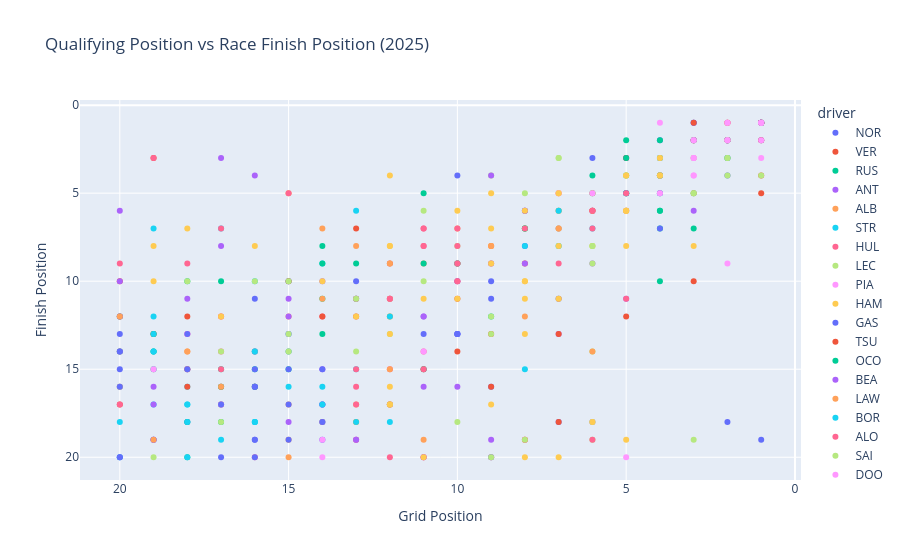

The cell this chart's notebook holds for it:
### Code cell
fig = px.scatter(
    results,
    x="grid_pos",
    y="finish_pos",
    color="driver",
    hover_data=["race_name","team"],
    title="Qualifying Position vs Race Finish Position (2025)",
    labels={"grid_pos": "Grid Position", "finish_pos": "Finish Position"}
)
fig.update_yaxes(autorange="reversed")
fig.update_xaxes(autorange="reversed")
fig.show()

### Figure 1 — Plotly figure (JSON) as saved in the notebook; plotly's stock layout.template omitted (floating-point values rounded to 4 significant figures)
{"data": [{"customdata": [["Australian Grand Prix", "McLaren"], ["Chinese Grand Prix", "McLaren"], ["Japanese Grand Prix", "McLaren"], ["Bahrain Grand Prix", "McLaren"], ["Saudi Arabian Grand Prix", "McLaren"], ["Miami Grand Prix", "McLaren"], ["Emilia Romagna Grand Prix", "McLaren"], ["Monaco Grand Prix", "McLaren"], ["Spanish Grand Prix", "McLaren"], ["Canadian Grand Prix", "McLaren"], ["Austrian Grand Prix", "McLaren"], ["British Grand Prix", "McLaren"], ["Belgian Grand Prix", "McLaren"], ["Hungarian Grand Prix", "McLaren"], ["Dutch Grand Prix", "McLaren"], ["Italian Grand Prix", "McLaren"], ["Azerbaijan Grand Prix", "McLaren"], ["Singapore Grand Prix", "McLaren"], ["United States Grand Prix", "McLaren"], ["Mexico City Grand Prix", "McLaren"], ["São Paulo Grand Prix", "McLaren"], ["Las Vegas Grand Prix", "McLaren"], ["Qatar Grand Prix", "McLaren"], ["Abu Dhabi Grand Prix", "McLaren"]], "hovertemplate": "driver=NOR<br>Grid Position=%{x}<br>Finish Position=%{y}<br>race_name=%{customdata[0]}<br>team=%{customdata[1]}<extra></extra>", "legendgroup": "NOR", "marker": {"color": "#636efa", "symbol": "circle"}, "mode": "markers", "name": "NOR", "orientation": "v", "showlegend": true, "type": "scatter", "x": [1.0, 3.0, 2.0, 6.0, 10.0, 2.0, 4.0, 1.0, 2.0, 7.0, 1.0, 3.0, 1.0, 3.0, 2.0, 2.0, 7.0, 5.0, 2.0, 1.0, 1.0, 1.0, 2.0, 2.0], "xaxis": "x", "y": [1.0, 2.0, 2.0, 3.0, 4.0, 2.0, 2.0, 1.0, 2.0, 18.0, 1.0, 1.0, 2.0, 1.0, 18.0, 2.0, 7.0, 3.0, 2.0, 1.0, 1.0, 19.0, 4.0, 3.0], "yaxis": "y"}, {"customdata": [["Australian Grand Prix", "Red Bull Racing"], ["Chinese Grand Prix", "Red Bull Racing"], ["Japanese Grand Prix", "Red Bull Racing"], ["Bahrain Grand Prix", "Red Bull Racing"], ["Saudi Arabian Grand Prix", "Red Bull Racing"], ["Miami Grand Prix", "Red Bull Racing"], ["Emilia Romagna Grand Prix", "Red Bull Racing"], ["Monaco Grand Prix", "Red Bull Racing"], ["Spanish Grand Prix", "Red Bull Racing"], ["Canadian Grand Prix", "Red Bull Racing"], ["Austrian Grand Prix", "Red Bull Racing"], ["British Grand Prix", "Red Bull Racing"], ["Belgian Grand Prix", "Red Bull Racing"], ["Hungarian Grand Prix", "Red Bull Racing"], ["Dutch Grand Prix", "Red Bull Racing"], ["Italian Grand Prix", "Red Bull Racing"], ["Azerbaijan Grand Prix", "Red Bull Racing"], ["Singapore Grand Prix", "Red Bull Racing"], ["United States Grand Prix", "Red Bull Racing"], ["Mexico City Grand Prix", "Red Bull Racing"], ["São Paulo Grand Prix", "Red Bull Racing"], ["Las Vegas Grand Prix", "Red Bull Racing"], ["Qatar Grand Prix", "Red Bull Racing"], ["Abu Dhabi Grand Prix", "Red Bull Racing"]], "hovertemplate": "driver=VER<br>Grid Position=%{x}<br>Finish Position=%{y}<br>race_name=%{customdata[0]}<br>team=%{customdata[1]}<extra></extra>", "legendgroup": "VER", "marker": {"color": "#EF553B", "symbol": "circle"}, "mode": "markers", "name": "VER", "orientation": "v", "showlegend": true, "type": "scatter", "x": [3.0, 4.0, 1.0, 7.0, 1.0, 1.0, 2.0, 4.0, 3.0, 2.0, 7.0, 1.0, 4.0, 8.0, 3.0, 1.0, 1.0, 2.0, 1.0, 5.0, 19.0, 2.0, 3.0, 1.0], "xaxis": "x", "y": [2.0, 4.0, 1.0, 6.0, 2.0, 4.0, 1.0, 4.0, 10.0, 2.0, 18.0, 5.0, 4.0, 9.0, 2.0, 1.0, 1.0, 2.0, 1.0, 3.0, 3.0, 1.0, 1.0, 1.0], "yaxis": "y"}, {"customdata": [["Australian Grand Prix", "Mercedes"], ["Chinese Grand Prix", "Mercedes"], ["Japanese Grand Prix", "Mercedes"], ["Bahrain Grand Prix", "Mercedes"], ["Saudi Arabian Grand Prix", "Mercedes"], ["Miami Grand Prix", "Mercedes"], ["Emilia Romagna Grand Prix", "Mercedes"], ["Monaco Grand Prix", "Mercedes"], ["Spanish Grand Prix", "Mercedes"], ["Canadian Grand Prix", "Mercedes"], ["Austrian Grand Prix", "Mercedes"], ["British Grand Prix", "Mercedes"], ["Belgian Grand Prix", "Mercedes"], ["Hungarian Grand Prix", "Mercedes"], ["Dutch Grand Prix", "Mercedes"], ["Italian Grand Prix", "Mercedes"], ["Azerbaijan Grand Prix", "Mercedes"], ["Singapore Grand Prix", "Mercedes"], ["United States Grand Prix", "Mercedes"], ["Mexico City Grand Prix", "Mercedes"], ["São Paulo Grand Prix", "Mercedes"], ["Las Vegas Grand Prix", "Mercedes"], ["Qatar Grand Prix", "Mercedes"], ["Abu Dhabi Grand Prix", "Mercedes"]], "hovertemplate": "driver=RUS<br>Grid Position=%{x}<br>Finish Position=%{y}<br>race_name=%{customdata[0]}<br>team=%{customdata[1]}<extra></extra>", "legendgroup": "RUS", "marker": {"color": "#00cc96", "symbol": "circle"}, "mode": "markers", "name": "RUS", "orientation": "v", "showlegend": true, "type": "scatter", "x": [4.0, 2.0, 5.0, 3.0, 3.0, 5.0, 3.0, 14.0, 4.0, 1.0, 5.0, 4.0, 6.0, 4.0, 5.0, 5.0, 5.0, 1.0, 4.0, 4.0, 6.0, 4.0, 4.0, 4.0], "xaxis": "x", "y": [3.0, 3.0, 5.0, 2.0, 5.0, 3.0, 7.0, 11.0, 4.0, 1.0, 5.0, 10.0, 5.0, 3.0, 4.0, 5.0, 2.0, 1.0, 6.0, 7.0, 4.0, 2.0, 6.0, 5.0], "yaxis": "y"}, {"customdata": [["Australian Grand Prix", "Mercedes"], ["Chinese Grand Prix", "Mercedes"], ["Japanese Grand Prix", "Mercedes"], ["Bahrain Grand Prix", "Mercedes"], ["Saudi Arabian Grand Prix", "Mercedes"], ["Miami Grand Prix", "Mercedes"], ["Emilia Romagna Grand Prix", "Mercedes"], ["Monaco Grand Prix", "Mercedes"], ["Spanish Grand Prix", "Mercedes"], ["Canadian Grand Prix", "Mercedes"], ["Austrian Grand Prix", "Mercedes"], ["British Grand Prix", "Mercedes"], ["Belgian Grand Prix", "Mercedes"], ["Hungarian Grand Prix", "Mercedes"], ["Dutch Grand Prix", "Mercedes"], ["Italian Grand Prix", "Mercedes"], ["Azerbaijan Grand Prix", "Mercedes"], ["Singapore Grand Prix", "Mercedes"], ["United States Grand Prix", "Mercedes"], ["Mexico City Grand Prix", "Mercedes"], ["São Paulo Grand Prix", "Mercedes"], ["Las Vegas Grand Prix", "Mercedes"], ["Qatar Grand Prix", "Mercedes"], ["Abu Dhabi Grand Prix", "Mercedes"]], "hovertemplate": "driver=ANT<br>Grid Position=%{x}<br>Finish Position=%{y}<br>race_name=%{customdata[0]}<br>team=%{customdata[1]}<extra></extra>", "legendgroup": "ANT", "marker": {"color": "#ab63fa", "symbol": "circle"}, "mode": "markers", "name": "ANT", "orientation": "v", "showlegend": true, "type": "scatter", "x": [16.0, 8.0, 6.0, 5.0, 5.0, 3.0, 13.0, 15.0, 6.0, 4.0, 9.0, 10.0, 19.0, 15.0, 11.0, 6.0, 4.0, 4.0, 7.0, 6.0, 2.0, 17.0, 5.0, 14.0], "xaxis": "x", "y": [4.0, 6.0, 6.0, 11.0, 6.0, 6.0, 19.0, 18.0, 18.0, 3.0, 19.0, 16.0, 16.0, 10.0, 16.0, 9.0, 4.0, 5.0, 13.0, 6.0, 2.0, 3.0, 5.0, 15.0], "yaxis": "y"}, {"customdata": [["Australian Grand Prix", "Williams"], ["Chinese Grand Prix", "Williams"], ["Japanese Grand Prix", "Williams"], ["Bahrain Grand Prix", "Williams"], ["Saudi Arabian Grand Prix", "Williams"], ["Miami Grand Prix", "Williams"], ["Emilia Romagna Grand Prix", "Williams"], ["Monaco Grand Prix", "Williams"], ["Spanish Grand Prix", "Williams"], ["Canadian Grand Prix", "Williams"], ["Austrian Grand Prix", "Williams"], ["British Grand Prix", "Williams"], ["Belgian Grand Prix", "Williams"], ["Hungarian Grand Prix", "Williams"], ["Dutch Grand Prix", "Williams"], ["Italian Grand Prix", "Williams"], ["Azerbaijan Grand Prix", "Williams"], ["Singapore Grand Prix", "Williams"], ["United States Grand Prix", "Williams"], ["Mexico City Grand Prix", "Williams"], ["São Paulo Grand Prix", "Williams"], ["Las Vegas Grand Prix", "Williams"], ["Qatar Grand Prix", "Williams"], ["Abu Dhabi Grand Prix", "Williams"]], "hovertemplate": "driver=ALB<br>Grid Position=%{x}<br>Finish Position=%{y}<br>race_name=%{customdata[0]}<br>team=%{customdata[1]}<extra></extra>", "legendgroup": "ALB", "marker": {"color": "#FFA15A", "symbol": "circle"}, "mode": "markers", "name": "ALB", "orientation": "v", "showlegend": true, "type": "scatter", "x": [6.0, 10.0, 9.0, 15.0, 11.0, 7.0, 7.0, 10.0, 11.0, 9.0, 12.0, 13.0, 5.0, 19.0, 15.0, 14.0, 19.0, 20.0, 18.0, 17.0, 12.0, 16.0, 14.0, 17.0], "xaxis": "x", "y": [5.0, 7.0, 9.0, 12.0, 9.0, 5.0, 5.0, 9.0, 19.0, 20.0, 17.0, 8.0, 6.0, 15.0, 5.0, 7.0, 13.0, 14.0, 14.0, 12.0, 11.0, 16.0, 11.0, 16.0], "yaxis": "y"}, {"customdata": [["Australian Grand Prix", "Aston Martin"], ["Chinese Grand Prix", "Aston Martin"], ["Japanese Grand Prix", "Aston Martin"], ["Bahrain Grand Prix", "Aston Martin"], ["Saudi Arabian Grand Prix", "Aston Martin"], ["Miami Grand Prix", "Aston Martin"], ["Emilia Romagna Grand Prix", "Aston Martin"], ["Monaco Grand Prix", "Aston Martin"], ["Canadian Grand Prix", "Aston Martin"], ["Austrian Grand Prix", "Aston Martin"], ["British Grand Prix", "Aston Martin"], ["Belgian Grand Prix", "Aston Martin"], ["Hungarian Grand Prix", "Aston Martin"], ["Dutch Grand Prix", "Aston Martin"], ["Italian Grand Prix", "Aston Martin"], ["Azerbaijan Grand Prix", "Aston Martin"], ["Singapore Grand Prix", "Aston Martin"], ["United States Grand Prix", "Aston Martin"], ["Mexico City Grand Prix", "Aston Martin"], ["São Paulo Grand Prix", "Aston Martin"], ["Las Vegas Grand Prix", "Aston Martin"], ["Qatar Grand Prix", "Aston Martin"], ["Abu Dhabi Grand Prix", "Aston Martin"]], "hovertemplate": "driver=STR<br>Grid Position=%{x}<br>Finish Position=%{y}<br>race_name=%{customdata[0]}<br>team=%{customdata[1]}<extra></extra>", "legendgroup": "STR", "marker": {"color": "#19d3f3", "symbol": "circle"}, "mode": "markers", "name": "STR", "orientation": "v", "showlegend": true, "type": "scatter", "x": [13.0, 14.0, 20.0, 19.0, 16.0, 18.0, 8.0, 19.0, 17.0, 16.0, 17.0, 16.0, 6.0, 19.0, 16.0, 14.0, 15.0, 19.0, 19.0, 14.0, 12.0, 18.0, 15.0], "xaxis": "x", "y": [6.0, 9.0, 20.0, 17.0, 16.0, 16.0, 15.0, 15.0, 17.0, 14.0, 7.0, 14.0, 7.0, 7.0, 18.0, 17.0, 13.0, 12.0, 14.0, 16.0, 18.0, 17.0, 10.0], "yaxis": "y"}, {"customdata": [["Australian Grand Prix", "Kick Sauber"], ["Chinese Grand Prix", "Kick Sauber"], ["Japanese Grand Prix", "Kick Sauber"], ["Bahrain Grand Prix", "Kick Sauber"], ["Saudi Arabian Grand Prix", "Kick Sauber"], ["Miami Grand Prix", "Kick Sauber"], ["Emilia Romagna Grand Prix", "Kick Sauber"], ["Monaco Grand Prix", "Kick Sauber"], ["Spanish Grand Prix", "Kick Sauber"], ["Canadian Grand Prix", "Kick Sauber"], ["Austrian Grand Prix", "Kick Sauber"], ["British Grand Prix", "Kick Sauber"], ["Belgian Grand Prix", "Kick Sauber"], ["Hungarian Grand Prix", "Kick Sauber"], ["Dutch Grand Prix", "Kick Sauber"], ["Italian Grand Prix", "Kick Sauber"], ["Azerbaijan Grand Prix", "Kick Sauber"], ["Singapore Grand Prix", "Kick Sauber"], ["United States Grand Prix", "Kick Sauber"], ["Mexico City Grand Prix", "Kick Sauber"], ["São Paulo Grand Prix", "Kick Sauber"], ["Las Vegas Grand Prix", "Kick Sauber"], ["Qatar Grand Prix", "Kick Sauber"], ["Abu Dhabi Grand Prix", "Kick Sauber"]], "hovertemplate": "driver=HUL<br>Grid Position=%{x}<br>Finish Position=%{y}<br>race_name=%{customdata[0]}<br>team=%{customdata[1]}<extra></extra>", "legendgroup": "HUL", "marker": {"color": "#FF6692", "symbol": "circle"}, "mode": "markers", "name": "HUL", "orientation": "v", "showlegend": true, "type": "scatter", "x": [17.0, 12.0, 16.0, 16.0, 18.0, 16.0, 17.0, 13.0, 15.0, 11.0, 20.0, 19.0, 14.0, 18.0, 17.0, 12.0, 17.0, 11.0, 11.0, 13.0, 10.0, 11.0, 11.0, 18.0], "xaxis": "x", "y": [7.0, 15.0, 16.0, 20.0, 15.0, 14.0, 12.0, 16.0, 5.0, 8.0, 9.0, 3.0, 12.0, 13.0, 14.0, 20.0, 16.0, 20.0, 8.0, 19.0, 9.0, 7.0, 20.0, 9.0], "yaxis": "y"}, {"customdata": [["Australian Grand Prix", "Ferrari"], ["Chinese Grand Prix", "Ferrari"], ["Japanese Grand Prix", "Ferrari"], ["Bahrain Grand Prix", "Ferrari"], ["Saudi Arabian Grand Prix", "Ferrari"], ["Miami Grand Prix", "Ferrari"], ["Emilia Romagna Grand Prix", "Ferrari"], ["Monaco Grand Prix", "Ferrari"], ["Spanish Grand Prix", "Ferrari"], ["Canadian Grand Prix", "Ferrari"], ["Austrian Grand Prix", "Ferrari"], ["British Grand Prix", "Ferrari"], ["Belgian Grand Prix", "Ferrari"], ["Hungarian Grand Prix", "Ferrari"], ["Dutch Grand Prix", "Ferrari"], ["Italian Grand Prix", "Ferrari"], ["Azerbaijan Grand Prix", "Ferrari"], ["Singapore Grand Prix", "Ferrari"], ["United States Grand Prix", "Ferrari"], ["Mexico City Grand Prix", "Ferrari"], ["São Paulo Grand Prix", "Ferrari"], ["Las Vegas Grand Prix", "Ferrari"], ["Qatar Grand Prix", "Ferrari"], ["Abu Dhabi Grand Prix", "Ferrari"]], "hovertemplate": "driver=LEC<br>Grid Position=%{x}<br>Finish Position=%{y}<br>race_name=%{customdata[0]}<br>team=%{customdata[1]}<extra></extra>", "legendgroup": "LEC", "marker": {"color": "#B6E880", "symbol": "circle"}, "mode": "markers", "name": "LEC", "orientation": "v", "showlegend": true, "type": "scatter", "x": [7.0, 6.0, 4.0, 2.0, 4.0, 8.0, 11.0, 2.0, 7.0, 8.0, 2.0, 6.0, 3.0, 1.0, 6.0, 4.0, 10.0, 7.0, 3.0, 2.0, 3.0, 9.0, 10.0, 5.0], "xaxis": "x", "y": [8.0, 18.0, 4.0, 4.0, 3.0, 7.0, 6.0, 2.0, 3.0, 5.0, 3.0, 14.0, 3.0, 4.0, 19.0, 4.0, 9.0, 6.0, 3.0, 2.0, 19.0, 4.0, 8.0, 4.0], "yaxis": "y"}, {"customdata": [["Australian Grand Prix", "McLaren"], ["Chinese Grand Prix", "McLaren"], ["Japanese Grand Prix", "McLaren"], ["Bahrain Grand Prix", "McLaren"], ["Saudi Arabian Grand Prix", "McLaren"], ["Miami Grand Prix", "McLaren"], ["Emilia Romagna Grand Prix", "McLaren"], ["Monaco Grand Prix", "McLaren"], ["Spanish Grand Prix", "McLaren"], ["Canadian Grand Prix", "McLaren"], ["Austrian Grand Prix", "McLaren"], ["British Grand Prix", "McLaren"], ["Belgian Grand Prix", "McLaren"], ["Hungarian Grand Prix", "McLaren"], ["Dutch Grand Prix", "McLaren"], ["Italian Grand Prix", "McLaren"], ["Azerbaijan Grand Prix", "McLaren"], ["Singapore Grand Prix", "McLaren"], ["United States Grand Prix", "McLaren"], ["Mexico City Grand Prix", "McLaren"], ["São Paulo Grand Prix", "McLaren"], ["Las Vegas Grand Prix", "McLaren"], ["Qatar Grand Prix", "McLaren"], ["Abu Dhabi Grand Prix", "McLaren"]], "hovertemplate": "driver=PIA<br>Grid Position=%{x}<br>Finish Position=%{y}<br>race_name=%{customdata[0]}<br>team=%{customdata[1]}<extra></extra>", "legendgroup": "PIA", "marker": {"color": "#FF97FF", "symbol": "circle"}, "mode": "markers", "name": "PIA", "orientation": "v", "showlegend": true, "type": "scatter", "x": [2.0, 1.0, 3.0, 1.0, 2.0, 4.0, 1.0, 3.0, 1.0, 3.0, 3.0, 2.0, 2.0, 2.0, 1.0, 3.0, 9.0, 3.0, 6.0, 7.0, 4.0, 5.0, 1.0, 3.0], "xaxis": "x", "y": [9.0, 1.0, 3.0, 1.0, 1.0, 1.0, 3.0, 3.0, 1.0, 4.0, 2.0, 2.0, 1.0, 2.0, 1.0, 3.0, 20.0, 4.0, 5.0, 5.0, 5.0, 20.0, 2.0, 2.0], "yaxis": "y"}, {"customdata": [["Australian Grand Prix", "Ferrari"], ["Chinese Grand Prix", "Ferrari"], ["Japanese Grand Prix", "Ferrari"], ["Bahrain Grand Prix", "Ferrari"], ["Saudi Arabian Grand Prix", "Ferrari"], ["Miami Grand Prix", "Ferrari"], ["Emilia Romagna Grand Prix", "Ferrari"], ["Monaco Grand Prix", "Ferrari"], ["Spanish Grand Prix", "Ferrari"], ["Canadian Grand Prix", "Ferrari"], ["Austrian Grand Prix", "Ferrari"], ["British Grand Prix", "Ferrari"], ["Belgian Grand Prix", "Ferrari"], ["Hungarian Grand Prix", "Ferrari"], ["Dutch Grand Prix", "Ferrari"], ["Italian Grand Prix", "Ferrari"], ["Azerbaijan Grand Prix", "Ferrari"], ["Singapore Grand Prix", "Ferrari"], ["United States Grand Prix", "Ferrari"], ["Mexico City Grand Prix", "Ferrari"], ["São Paulo Grand Prix", "Ferrari"], ["Las Vegas Grand Prix", "Ferrari"], ["Qatar Grand Prix", "Ferrari"], ["Abu Dhabi Grand Prix", "Ferrari"]], "hovertemplate": "driver=HAM<br>Grid Position=%{x}<br>Finish Position=%{y}<br>race_name=%{customdata[0]}<br>team=%{customdata[1]}<extra></extra>", "legendgroup": "HAM", "marker": {"color": "#FECB52", "symbol": "circle"}, "mode": "markers", "name": "HAM", "orientation": "v", "showlegend": true, "type": "scatter", "x": [8.0, 5.0, 8.0, 9.0, 7.0, 12.0, 12.0, 7.0, 5.0, 5.0, 4.0, 5.0, 18.0, 12.0, 7.0, 10.0, 12.0, 6.0, 5.0, 3.0, 13.0, 19.0, 17.0, 16.0], "xaxis": "x", "y": [10.0, 19.0, 7.0, 5.0, 7.0, 8.0, 4.0, 5.0, 6.0, 6.0, 4.0, 4.0, 7.0, 12.0, 20.0, 6.0, 8.0, 8.0, 4.0, 8.0, 18.0, 8.0, 12.0, 8.0], "yaxis": "y"}, {"customdata": [["Australian Grand Prix", "Alpine"], ["Chinese Grand Prix", "Alpine"], ["Japanese Grand Prix", "Alpine"], ["Bahrain Grand Prix", "Alpine"], ["Saudi Arabian Grand Prix", "Alpine"], ["Miami Grand Prix", "Alpine"], ["Emilia Romagna Grand Prix", "Alpine"], ["Monaco Grand Prix", "Alpine"], ["Spanish Grand Prix", "Alpine"], ["Canadian Grand Prix", "Alpine"], ["Austrian Grand Prix", "Alpine"], ["British Grand Prix", "Alpine"], ["Belgian Grand Prix", "Alpine"], ["Hungarian Grand Prix", "Alpine"], ["Dutch Grand Prix", "Alpine"], ["Italian Grand Prix", "Alpine"], ["Azerbaijan Grand Prix", "Alpine"], ["Singapore Grand Prix", "Alpine"], ["United States Grand Prix", "Alpine"], ["Mexico City Grand Prix", "Alpine"], ["São Paulo Grand Prix", "Alpine"], ["Las Vegas Grand Prix", "Alpine"], ["Qatar Grand Prix", "Alpine"], ["Abu Dhabi Grand Prix", "Alpine"]], "hovertemplate": "driver=GAS<br>Grid Position=%{x}<br>Finish Position=%{y}<br>race_name=%{customdata[0]}<br>team=%{customdata[1]}<extra></extra>", "legendgroup": "GAS", "marker": {"color": "#636efa", "symbol": "circle"}, "mode": "markers", "name": "GAS", "orientation": "v", "showlegend": true, "type": "scatter", "x": [9.0, 16.0, 11.0, 4.0, 9.0, 20.0, 10.0, 17.0, 8.0, 20.0, 10.0, 8.0, 13.0, 16.0, 14.0, 20.0, 18.0, 19.0, 14.0, 18.0, 9.0, 10.0, 9.0, 19.0], "xaxis": "x", "y": [11.0, 20.0, 13.0, 7.0, 20.0, 13.0, 13.0, 20.0, 8.0, 15.0, 13.0, 6.0, 10.0, 19.0, 17.0, 16.0, 18.0, 19.0, 19.0, 15.0, 10.0, 13.0, 16.0, 19.0], "yaxis": "y"}, {"customdata": [["Australian Grand Prix", "Racing Bulls"], ["Chinese Grand Prix", "Racing Bulls"], ["Japanese Grand Prix", "Red Bull Racing"], ["Bahrain Grand Prix", "Red Bull Racing"], ["Saudi Arabian Grand Prix", "Red Bull Racing"], ["Miami Grand Prix", "Red Bull Racing"], ["Emilia Romagna Grand Prix", "Red Bull Racing"], ["Monaco Grand Prix", "Red Bull Racing"], ["Spanish Grand Prix", "Red Bull Racing"], ["Canadian Grand Prix", "Red Bull Racing"], ["Austrian Grand Prix", "Red Bull Racing"], ["British Grand Prix", "Red Bull Racing"], ["Belgian Grand Prix", "Red Bull Racing"], ["Hungarian Grand Prix", "Red Bull Racing"], ["Dutch Grand Prix", "Red Bull Racing"], ["Italian Grand Prix", "Red Bull Racing"], ["Azerbaijan Grand Prix", "Red Bull Racing"], ["Singapore Grand Prix", "Red Bull Racing"], ["United States Grand Prix", "Red Bull Racing"], ["Mexico City Grand Prix", "Red Bull Racing"], ["São Paulo Grand Prix", "Red Bull Racing"], ["Las Vegas Grand Prix", "Red Bull Racing"], ["Qatar Grand Prix", "Red Bull Racing"], ["Abu Dhabi Grand Prix", "Red Bull Racing"]], "hovertemplate": "driver=TSU<br>Grid Position=%{x}<br>Finish Position=%{y}<br>race_name=%{customdata[0]}<br>team=%{customdata[1]}<extra></extra>", "legendgroup": "TSU", "marker": {"color": "#EF553B", "symbol": "circle"}, "mode": "markers", "name": "TSU", "orientation": "v", "showlegend": true, "type": "scatter", "x": [5.0, 9.0, 14.0, 10.0, 8.0, 10.0, 20.0, 12.0, 19.0, 18.0, 18.0, 11.0, 7.0, 20.0, 12.0, 9.0, 6.0, 13.0, 13.0, 10.0, 17.0, 20.0, 15.0, 10.0], "xaxis": "x", "y": [12.0, 16.0, 12.0, 9.0, 19.0, 10.0, 10.0, 17.0, 13.0, 12.0, 16.0, 15.0, 13.0, 17.0, 9.0, 13.0, 6.0, 12.0, 7.0, 11.0, 17.0, 12.0, 10.0, 14.0], "yaxis": "y"}, {"customdata": [["Australian Grand Prix", "Haas F1 Team"], ["Chinese Grand Prix", "Haas F1 Team"], ["Japanese Grand Prix", "Haas F1 Team"], ["Bahrain Grand Prix", "Haas F1 Team"], ["Saudi Arabian Grand Prix", "Haas F1 Team"], ["Miami Grand Prix", "Haas F1 Team"], ["Emilia Romagna Grand Prix", "Haas F1 Team"], ["Monaco Grand Prix", "Haas F1 Team"], ["Spanish Grand Prix", "Haas F1 Team"], ["Canadian Grand Prix", "Haas F1 Team"], ["Austrian Grand Prix", "Haas F1 Team"], ["British Grand Prix", "Haas F1 Team"], ["Belgian Grand Prix", "Haas F1 Team"], ["Hungarian Grand Prix", "Haas F1 Team"], ["Dutch Grand Prix", "Haas F1 Team"], ["Italian Grand Prix", "Haas F1 Team"], ["Azerbaijan Grand Prix", "Haas F1 Team"], ["Singapore Grand Prix", "Haas F1 Team"], ["United States Grand Prix", "Haas F1 Team"], ["Mexico City Grand Prix", "Haas F1 Team"], ["São Paulo Grand Prix", "Haas F1 Team"], ["Las Vegas Grand Prix", "Haas F1 Team"], ["Qatar Grand Prix", "Haas F1 Team"], ["Abu Dhabi Grand Prix", "Haas F1 Team"]], "hovertemplate": "driver=OCO<br>Grid Position=%{x}<br>Finish Position=%{y}<br>race_name=%{customdata[0]}<br>team=%{customdata[1]}<extra></extra>", "legendgroup": "OCO", "marker": {"color": "#00cc96", "symbol": "circle"}, "mode": "markers", "name": "OCO", "orientation": "v", "showlegend": true, "type": "scatter", "x": [19.0, 11.0, 18.0, 14.0, 19.0, 9.0, 18.0, 8.0, 16.0, 14.0, 17.0, 14.0, 11.0, 17.0, 18.0, 15.0, 20.0, 17.0, 17.0, 11.0, 20.0, 13.0, 16.0, 8.0], "xaxis": "x", "y": [13.0, 5.0, 18.0, 8.0, 14.0, 12.0, 20.0, 7.0, 16.0, 9.0, 10.0, 13.0, 15.0, 16.0, 10.0, 15.0, 14.0, 18.0, 15.0, 9.0, 12.0, 9.0, 15.0, 7.0], "yaxis": "y"}, {"customdata": [["Australian Grand Prix", "Haas F1 Team"], ["Chinese Grand Prix", "Haas F1 Team"], ["Japanese Grand Prix", "Haas F1 Team"], ["Bahrain Grand Prix", "Haas F1 Team"], ["Saudi Arabian Grand Prix", "Haas F1 Team"], ["Miami Grand Prix", "Haas F1 Team"], ["Emilia Romagna Grand Prix", "Haas F1 Team"], ["Monaco Grand Prix", "Haas F1 Team"], ["Spanish Grand Prix", "Haas F1 Team"], ["Canadian Grand Prix", "Haas F1 Team"], ["Austrian Grand Prix", "Haas F1 Team"], ["British Grand Prix", "Haas F1 Team"], ["Belgian Grand Prix", "Haas F1 Team"], ["Hungarian Grand Prix", "Haas F1 Team"], ["Dutch Grand Prix", "Haas F1 Team"], ["Italian Grand Prix", "Haas F1 Team"], ["Azerbaijan Grand Prix", "Haas F1 Team"], ["Singapore Grand Prix", "Haas F1 Team"], ["United States Grand Prix", "Haas F1 Team"], ["Mexico City Grand Prix", "Haas F1 Team"], ["São Paulo Grand Prix", "Haas F1 Team"], ["Las Vegas Grand Prix", "Haas F1 Team"], ["Qatar Grand Prix", "Haas F1 Team"], ["Abu Dhabi Grand Prix", "Haas F1 Team"]], "hovertemplate": "driver=BEA<br>Grid Position=%{x}<br>Finish Position=%{y}<br>race_name=%{customdata[0]}<br>team=%{customdata[1]}<extra></extra>", "legendgroup": "BEA", "marker": {"color": "#ab63fa", "symbol": "circle"}, "mode": "markers", "name": "BEA", "orientation": "v", "showlegend": true, "type": "scatter", "x": [20.0, 17.0, 10.0, 20.0, 15.0, 19.0, 19.0, 20.0, 14.0, 13.0, 15.0, 18.0, 12.0, 11.0, 20.0, 11.0, 15.0, 9.0, 8.0, 9.0, 8.0, 14.0, 13.0, 11.0], "xaxis": "x", "y": [14.0, 8.0, 10.0, 10.0, 13.0, 19.0, 17.0, 12.0, 17.0, 11.0, 11.0, 11.0, 11.0, 20.0, 6.0, 12.0, 12.0, 9.0, 9.0, 4.0, 6.0, 10.0, 19.0, 12.0], "yaxis": "y"}, {"customdata": [["Australian Grand Prix", "Red Bull Racing"], ["Chinese Grand Prix", "Red Bull Racing"], ["Japanese Grand Prix", "Racing Bulls"], ["Bahrain Grand Prix", "Racing Bulls"], ["Saudi Arabian Grand Prix", "Racing Bulls"], ["Miami Grand Prix", "Racing Bulls"], ["Emilia Romagna Grand Prix", "Racing Bulls"], ["Monaco Grand Prix", "Racing Bulls"], ["Spanish Grand Prix", "Racing Bulls"], ["Canadian Grand Prix", "Racing Bulls"], ["Austrian Grand Prix", "Racing Bulls"], ["British Grand Prix", "Racing Bulls"], ["Belgian Grand Prix", "Racing Bulls"], ["Hungarian Grand Prix", "Racing Bulls"], ["Dutch Grand Prix", "Racing Bulls"], ["Italian Grand Prix", "Racing Bulls"], ["Azerbaijan Grand Prix", "Racing Bulls"], ["Singapore Grand Prix", "Racing Bulls"], ["United States Grand Prix", "Racing Bulls"], ["Mexico City Grand Prix", "Racing Bulls"], ["São Paulo Grand Prix", "Racing Bulls"], ["Las Vegas Grand Prix", "Racing Bulls"], ["Qatar Grand Prix", "Racing Bulls"], ["Abu Dhabi Grand Prix", "Racing Bulls"]], "hovertemplate": "driver=LAW<br>Grid Position=%{x}<br>Finish Position=%{y}<br>race_name=%{customdata[0]}<br>team=%{customdata[1]}<extra></extra>", "legendgroup": "LAW", "marker": {"color": "#FFA15A", "symbol": "circle"}, "mode": "markers", "name": "LAW", "orientation": "v", "showlegend": true, "type": "scatter", "x": [18.0, 20.0, 13.0, 17.0, 12.0, 15.0, 15.0, 9.0, 13.0, 19.0, 6.0, 15.0, 9.0, 9.0, 8.0, 18.0, 3.0, 12.0, 12.0, 15.0, 7.0, 6.0, 12.0, 13.0], "xaxis": "x", "y": [15.0, 12.0, 17.0, 16.0, 12.0, 17.0, 14.0, 8.0, 11.0, 19.0, 6.0, 19.0, 8.0, 8.0, 12.0, 14.0, 5.0, 15.0, 11.0, 20.0, 7.0, 14.0, 9.0, 18.0], "yaxis": "y"}, {"customdata": [["Australian Grand Prix", "Kick Sauber"], ["Chinese Grand Prix", "Kick Sauber"], ["Japanese Grand Prix", "Kick Sauber"], ["Bahrain Grand Prix", "Kick Sauber"], ["Saudi Arabian Grand Prix", "Kick Sauber"], ["Miami Grand Prix", "Kick Sauber"], ["Emilia Romagna Grand Prix", "Kick Sauber"], ["Monaco Grand Prix", "Kick Sauber"], ["Spanish Grand Prix", "Kick Sauber"], ["Canadian Grand Prix", "Kick Sauber"], ["Austrian Grand Prix", "Kick Sauber"], ["British Grand Prix", "Kick Sauber"], ["Belgian Grand Prix", "Kick Sauber"], ["Hungarian Grand Prix", "Kick Sauber"], ["Dutch Grand Prix", "Kick Sauber"], ["Italian Grand Prix", "Kick Sauber"], ["Azerbaijan Grand Prix", "Kick Sauber"], ["Singapore Grand Prix", "Kick Sauber"], ["United States Grand Prix", "Kick Sauber"], ["Mexico City Grand Prix", "Kick Sauber"], ["São Paulo Grand Prix", "Kick Sauber"], ["Las Vegas Grand Prix", "Kick Sauber"], ["Qatar Grand Prix", "Kick Sauber"], ["Abu Dhabi Grand Prix", "Kick Sauber"]], "hovertemplate": "driver=BOR<br>Grid Position=%{x}<br>Finish Position=%{y}<br>race_name=%{customdata[0]}<br>team=%{customdata[1]}<extra></extra>", "legendgroup": "BOR", "marker": {"color": "#19d3f3", "symbol": "circle"}, "mode": "markers", "name": "BOR", "orientation": "v", "showlegend": true, "type": "scatter", "x": [15.0, 19.0, 17.0, 18.0, 20.0, 13.0, 14.0, 16.0, 12.0, 15.0, 8.0, 16.0, 10.0, 7.0, 13.0, 7.0, 13.0, 14.0, 16.0, 16.0, 18.0, 18.0, 19.0, 7.0], "xaxis": "x", "y": [16.0, 14.0, 19.0, 18.0, 18.0, 18.0, 18.0, 14.0, 12.0, 14.0, 8.0, 18.0, 9.0, 6.0, 15.0, 8.0, 11.0, 17.0, 18.0, 10.0, 20.0, 17.0, 13.0, 11.0], "yaxis": "y"}, {"customdata": [["Australian Grand Prix", "Aston Martin"], ["Chinese Grand Prix", "Aston Martin"], ["Japanese Grand Prix", "Aston Martin"], ["Bahrain Grand Prix", "Aston Martin"], ["Saudi Arabian Grand Prix", "Aston Martin"], ["Miami Grand Prix", "Aston Martin"], ["Emilia Romagna Grand Prix", "Aston Martin"], ["Monaco Grand Prix", "Aston Martin"], ["Spanish Grand Prix", "Aston Martin"], ["Canadian Grand Prix", "Aston Martin"], ["Austrian Grand Prix", "Aston Martin"], ["British Grand Prix", "Aston Martin"], ["Belgian Grand Prix", "Aston Martin"], ["Hungarian Grand Prix", "Aston Martin"], ["Dutch Grand Prix", "Aston Martin"], ["Italian Grand Prix", "Aston Martin"], ["Azerbaijan Grand Prix", "Aston Martin"], ["Singapore Grand Prix", "Aston Martin"], ["United States Grand Prix", "Aston Martin"], ["Mexico City Grand Prix", "Aston Martin"], ["São Paulo Grand Prix", "Aston Martin"], ["Las Vegas Grand Prix", "Aston Martin"], ["Qatar Grand Prix", "Aston Martin"], ["Abu Dhabi Grand Prix", "Aston Martin"]], "hovertemplate": "driver=ALO<br>Grid Position=%{x}<br>Finish Position=%{y}<br>race_name=%{customdata[0]}<br>team=%{customdata[1]}<extra></extra>", "legendgroup": "ALO", "marker": {"color": "#FF6692", "symbol": "circle"}, "mode": "markers", "name": "ALO", "orientation": "v", "showlegend": true, "type": "scatter", "x": [12.0, 13.0, 12.0, 13.0, 13.0, 17.0, 5.0, 6.0, 10.0, 6.0, 11.0, 7.0, 20.0, 5.0, 10.0, 8.0, 11.0, 10.0, 10.0, 14.0, 11.0, 7.0, 8.0, 6.0], "xaxis": "x", "y": [17.0, 17.0, 11.0, 15.0, 11.0, 15.0, 11.0, 19.0, 9.0, 7.0, 7.0, 9.0, 17.0, 5.0, 8.0, 19.0, 15.0, 7.0, 10.0, 18.0, 14.0, 11.0, 7.0, 6.0], "yaxis": "y"}, {"customdata": [["Australian Grand Prix", "Williams"], ["Chinese Grand Prix", "Williams"], ["Japanese Grand Prix", "Williams"], ["Bahrain Grand Prix", "Williams"], ["Saudi Arabian Grand Prix", "Williams"], ["Miami Grand Prix", "Williams"], ["Emilia Romagna Grand Prix", "Williams"], ["Monaco Grand Prix", "Williams"], ["Spanish Grand Prix", "Williams"], ["Canadian Grand Prix", "Williams"], ["Austrian Grand Prix", "Williams"], ["British Grand Prix", "Williams"], ["Belgian Grand Prix", "Williams"], ["Hungarian Grand Prix", "Williams"], ["Dutch Grand Prix", "Williams"], ["Italian Grand Prix", "Williams"], ["Azerbaijan Grand Prix", "Williams"], ["Singapore Grand Prix", "Williams"], ["United States Grand Prix", "Williams"], ["Mexico City Grand Prix", "Williams"], ["São Paulo Grand Prix", "Williams"], ["Las Vegas Grand Prix", "Williams"], ["Qatar Grand Prix", "Williams"], ["Abu Dhabi Grand Prix", "Williams"]], "hovertemplate": "driver=SAI<br>Grid Position=%{x}<br>Finish Position=%{y}<br>race_name=%{customdata[0]}<br>team=%{customdata[1]}<extra></extra>", "legendgroup": "SAI", "marker": {"color": "#B6E880", "symbol": "circle"}, "mode": "markers", "name": "SAI", "orientation": "v", "showlegend": true, "type": "scatter", "x": [10.0, 15.0, 15.0, 8.0, 6.0, 6.0, 6.0, 11.0, 17.0, 16.0, 19.0, 9.0, 17.0, 13.0, 9.0, 13.0, 2.0, 18.0, 9.0, 12.0, 15.0, 3.0, 7.0, 12.0], "xaxis": "x", "y": [18.0, 10.0, 14.0, 19.0, 8.0, 9.0, 8.0, 10.0, 14.0, 10.0, 20.0, 12.0, 18.0, 14.0, 13.0, 11.0, 3.0, 10.0, 20.0, 17.0, 13.0, 5.0, 3.0, 13.0], "yaxis": "y"}, {"customdata": [["Australian Grand Prix", "Alpine"], ["Chinese Grand Prix", "Alpine"], ["Japanese Grand Prix", "Alpine"], ["Bahrain Grand Prix", "Alpine"], ["Saudi Arabian Grand Prix", "Alpine"], ["Miami Grand Prix", "Alpine"]], "hovertemplate": "driver=DOO<br>Grid Position=%{x}<br>Finish Position=%{y}<br>race_name=%{customdata[0]}<br>team=%{customdata[1]}<extra></extra>", "legendgroup": "DOO", "marker": {"color": "#FF97FF", "symbol": "circle"}, "mode": "markers", "name": "DOO", "orientation": "v", "showlegend": true, "type": "scatter", "x": [14.0, 18.0, 19.0, 11.0, 17.0, 14.0], "xaxis": "x", "y": [19.0, 13.0, 15.0, 14.0, 17.0, 20.0], "yaxis": "y"}, {"customdata": [["Australian Grand Prix", "Racing Bulls"], ["Chinese Grand Prix", "Racing Bulls"], ["Japanese Grand Prix", "Racing Bulls"], ["Bahrain Grand Prix", "Racing Bulls"], ["Saudi Arabian Grand Prix", "Racing Bulls"], ["Miami Grand Prix", "Racing Bulls"], ["Emilia Romagna Grand Prix", "Racing Bulls"], ["Monaco Grand Prix", "Racing Bulls"], ["Spanish Grand Prix", "Racing Bulls"], ["Canadian Grand Prix", "Racing Bulls"], ["Austrian Grand Prix", "Racing Bulls"], ["British Grand Prix", "Racing Bulls"], ["Belgian Grand Prix", "Racing Bulls"], ["Hungarian Grand Prix", "Racing Bulls"], ["Dutch Grand Prix", "Racing Bulls"], ["Italian Grand Prix", "Racing Bulls"], ["Azerbaijan Grand Prix", "Racing Bulls"], ["Singapore Grand Prix", "Racing Bulls"], ["United States Grand Prix", "Racing Bulls"], ["Mexico City Grand Prix", "Racing Bulls"], ["São Paulo Grand Prix", "Racing Bulls"], ["Las Vegas Grand Prix", "Racing Bulls"], ["Qatar Grand Prix", "Racing Bulls"], ["Abu Dhabi Grand Prix", "Racing Bulls"]], "hovertemplate": "driver=HAD<br>Grid Position=%{x}<br>Finish Position=%{y}<br>race_name=%{customdata[0]}<br>team=%{customdata[1]}<extra></extra>", "legendgroup": "HAD", "marker": {"color": "#FECB52", "symbol": "circle"}, "mode": "markers", "name": "HAD", "orientation": "v", "showlegend": true, "type": "scatter", "x": [11.0, 7.0, 7.0, 12.0, 14.0, 11.0, 9.0, 5.0, 9.0, 12.0, 13.0, 12.0, 8.0, 10.0, 4.0, 19.0, 8.0, 8.0, 20.0, 8.0, 5.0, 8.0, 6.0, 9.0], "xaxis": "x", "y": [20.0, 11.0, 8.0, 13.0, 10.0, 11.0, 9.0, 6.0, 7.0, 16.0, 12.0, 17.0, 20.0, 11.0, 3.0, 10.0, 10.0, 11.0, 16.0, 13.0, 8.0, 6.0, 18.0, 17.0], "yaxis": "y"}, {"customdata": [["Emilia Romagna Grand Prix", "Alpine"], ["Monaco Grand Prix", "Alpine"], ["Spanish Grand Prix", "Alpine"], ["Canadian Grand Prix", "Alpine"], ["Austrian Grand Prix", "Alpine"], ["British Grand Prix", "Alpine"], ["Belgian Grand Prix", "Alpine"], ["Hungarian Grand Prix", "Alpine"], ["Dutch Grand Prix", "Alpine"], ["Italian Grand Prix", "Alpine"], ["Azerbaijan Grand Prix", "Alpine"], ["Singapore Grand Prix", "Alpine"], ["United States Grand Prix", "Alpine"], ["Mexico City Grand Prix", "Alpine"], ["São Paulo Grand Prix", "Alpine"], ["Las Vegas Grand Prix", "Alpine"], ["Qatar Grand Prix", "Alpine"], ["Abu Dhabi Grand Prix", "Alpine"]], "hovertemplate": "driver=COL<br>Grid Position=%{x}<br>Finish Position=%{y}<br>race_name=%{customdata[0]}<br>team=%{customdata[1]}<extra></extra>", "legendgroup": "COL", "marker": {"color": "#636efa", "symbol": "circle"}, "mode": "markers", "name": "COL", "orientation": "v", "showlegend": true, "type": "scatter", "x": [16.0, 18.0, 18.0, 10.0, 14.0, 20.0, 15.0, 14.0, 16.0, 17.0, 16.0, 16.0, 15.0, 20.0, 16.0, 15.0, 20.0, 20.0], "xaxis": "x", "y": [16.0, 13.0, 15.0, 13.0, 15.0, 20.0, 19.0, 18.0, 11.0, 17.0, 19.0, 16.0, 17.0, 16.0, 15.0, 15.0, 14.0, 20.0], "yaxis": "y"}], "layout": {"legend": {"title": {"text": "driver"}, "tracegroupgap": 0}, "title": {"text": "Qualifying Position vs Race Finish Position (2025)"}, "xaxis": {"anchor": "y", "autorange": "reversed", "domain": [0, 1], "title": {"text": "Grid Position"}}, "yaxis": {"anchor": "x", "autorange": "reversed", "domain": [0, 1], "title": {"text": "Finish Position"}}}}
